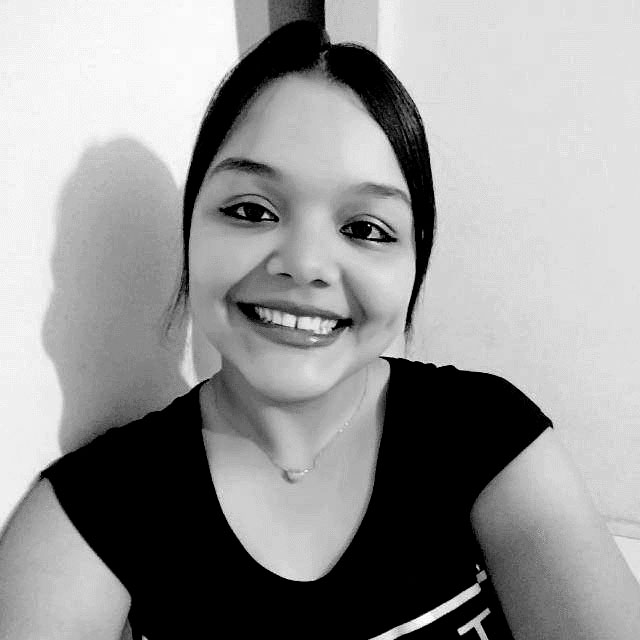
#> input picture img/ingrid.jpg, 640 x 640 px
$ python hist_eq.py
#> lines starting #> are read from the running program, lines starting #| are printed output that depends on the picture
import cv2
import numpy as np
from matplotlib import pyplot as plt

img = cv2.imread('img/ingrid.jpg', 0)
#> img is the input picture: shape (640, 640); min 0, max 255, mean 149.8
res = cv2.imread('img/res.png', 0)
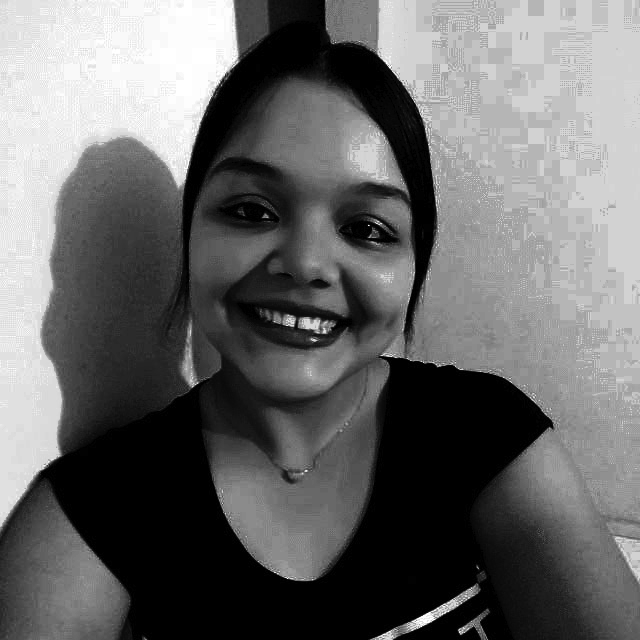
#> input picture img/res.png, 640 x 640 px
#> res is the input picture: shape (640, 640); min 0, max 255, mean 104.5
equ = cv2.equalizeHist(img)

plt.subplot(2,2,1),plt.imshow(img,cmap = 'gray')
plt.title('Imagem'), plt.xticks([]), plt.yticks([])
plt.subplot(2,2,2),plt.hist(img.ravel(), 256, [0, 256])
plt.title('Histograma')
plt.subplot(2,2,3),plt.imshow(res,cmap = 'gray')
plt.title('Imagem Equalizada'), plt.xticks([]), plt.yticks([])
plt.subplot(2,2,4),plt.hist(res.ravel(), 256, [0, 256])
plt.title('Histograma Equalizado')
plt.show()
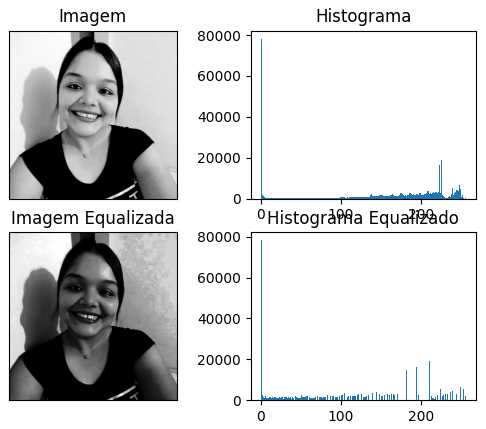
#> figure drawn by matplotlib, 4 panels; panel 2: tallest bar 78303 high, from x = 0 to 1; panel 4: tallest bar 78303 high, from x = 0 to 1
